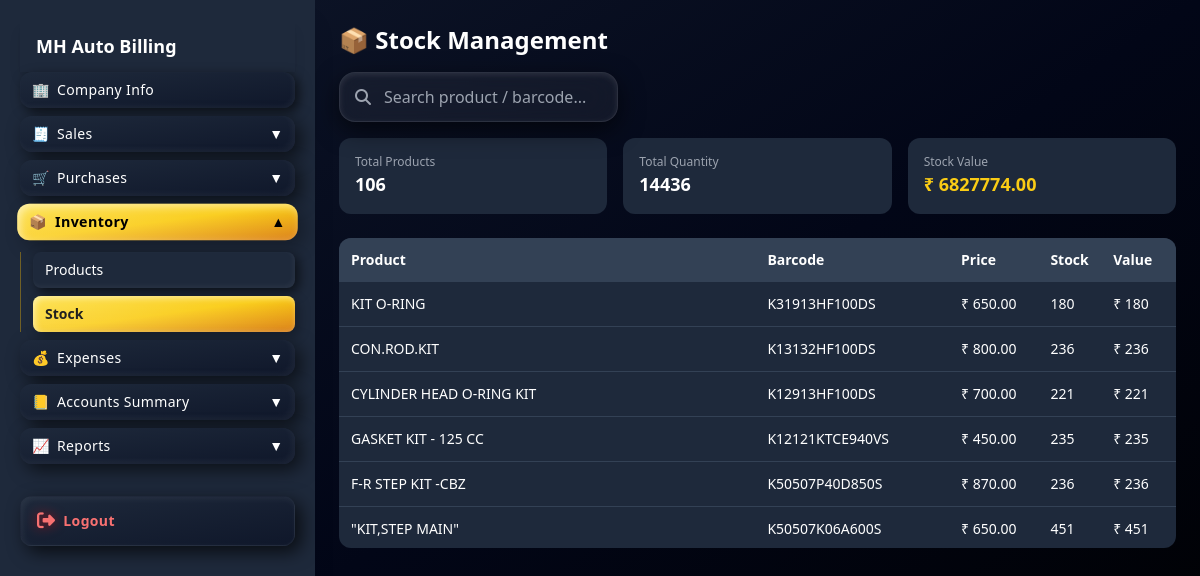
The app's page /stocks/ (signed in) with its own data.
### apps/core/models.py (models this page shows, shortened)
class Product(models.Model):
    name = models.CharField(max_length=255, db_index=True)
    barcode = models.CharField(max_length=100, unique=True, db_index=True)
    price = models.DecimalField(max_digits=10, decimal_places=2)
    stock = models.PositiveIntegerField(default=0)
    hsn = models.CharField(max_length=20, blank=True, null=True)

### apps/core/views.py (the view)
# urls.py: path("stocks/", views.stock_view, name="stocks"),
@login_required
def stock_view(request):
    products = Product.objects.all().order_by("-id")
    total_items = products.count()
    total_qty = sum(p.stock for p in products)
    total_value = sum(p.stock * p.price for p in products)
    return render(request, "dashboard/stock.html", {
        "products": products,
        "total_items": total_items,
        "total_qty": total_qty,
        "total_value": total_value
    })

### templates/dashboard/stock.html (shortened to what this page needs)
{% extends "dashboard/base.html" %}
{% block content %}
<h2 class="text-xl md:text-2xl font-bold mb-4">📦 Stock Management</h2>
<div class="mb-4 flex justify-between items-center">
    <div class="w-full md:w-1/3 relative">
        <input
            type="text"
            id="stockSearch"
            placeholder="Search product / barcode..."
            class="w-full pl-11 pr-4 py-3 rounded-2xl
            bg-white/5 backdrop-blur-lg
            border border-white/10
            text-white placeholder-gray-400
            shadow-[0_8px_25px_rgba(0,0,0,0.6),inset_0_2px_6px_rgba(255,255,255,0.1)]
            focus:outline-none
            focus:ring-2 focus:ring-yellow-400
            focus:shadow-[0_0_20px_rgba(250,204,21,0.4)]
            transition-all duration-200"
        >
        <i class="fa-solid fa-magnifying-glass absolute left-4 top-1/2 -translate-y-1/2 text-gray-400"></i>
    </div>
</div>
<div id="summaryCards" class="grid grid-cols-1 sm:grid-cols-2 lg:grid-cols-3 gap-4 mb-6 transition-all duration-200">
    <div class="bg-slate-800 p-4 rounded-xl">
        <p class="text-xs text-gray-400">Total Products</p>
        <h3 class="text-lg font-bold">{{ total_items }}</h3>
    </div>
    <div class="bg-slate-800 p-4 rounded-xl">
        <p class="text-xs text-gray-400">Total Quantity</p>
        <h3 class="text-lg font-bold">{{ total_qty }}</h3>
    </div>
    <div class="bg-slate-800 p-4 rounded-xl">
        <p class="text-xs text-gray-400">Stock Value</p>
        <h3 class="text-lg font-bold text-yellow-400">₹ {{ total_value }}</h3>
    </div>
</div>
<div class="hidden md:block bg-slate-800 rounded-xl overflow-hidden">
    <div class="max-h-[310px] overflow-y-auto overflow-x-auto">
        <table class="min-w-[700px] w-full text-sm">
            <thead class="sticky top-0 bg-slate-700 z-10">
                <tr class="text-left">
                    <th class="p-3">Product</th>
                    <th>Barcode</th>
                    <th>Price</th>
                    <th>Stock</th>
                    <th>Value</th>
                </tr>
            </thead>
            <tbody id="stockTable">
                {% for p in products %}
                <tr class="border-b border-slate-700 hover:bg-slate-700">
                    <td class="p-3 whitespace-nowrap">{{ p.name }}</td>
                    <td>{{ p.barcode }}</td>
                    <td>₹ {{ p.price }}</td>
                    <td>
                        {% if p.stock < 5 %}
                            <span class="text-red-400 font-bold">{{ p.stock }}</span>
                        {% else %}
                            {{ p.stock }}
                        {% endif %}
                    </td>
                    <td>₹ {{ p.stock|floatformat:0 }}</td>
                </tr>
                {% endfor %}
            </tbody>
        </table>
    </div>
</div>
{% endblock %}

### templates/dashboard/base.html (style rules this page uses)
body { padding-bottom:100px; }

### records on screen
Product: name "KIT O-RING", barcode "K31913HF100DS", price "650.00", stock "180"
Product: name "CON.ROD.KIT", barcode "K13132HF100DS", price "800.00", stock "236"
Product: name "CYLINDER HEAD O-RING KIT", barcode "K12913HF100DS", price "700.00", stock "221"
Product: name "GASKET KIT - 125 CC", barcode "K12121KTCE940VS", price "450.00", stock "235"
Product: name "F-R STEP KIT -CBZ", barcode "K50507P40D850S", price "870.00", stock "236"
Product: name "\"KIT,STEP MAIN\"", barcode "K50507K06A600S", price "650.00", stock "451"

### other values on screen
{{ total_items }} "106"
{{ total_qty }} "14436"
{{ total_value }} "6827774.00"
